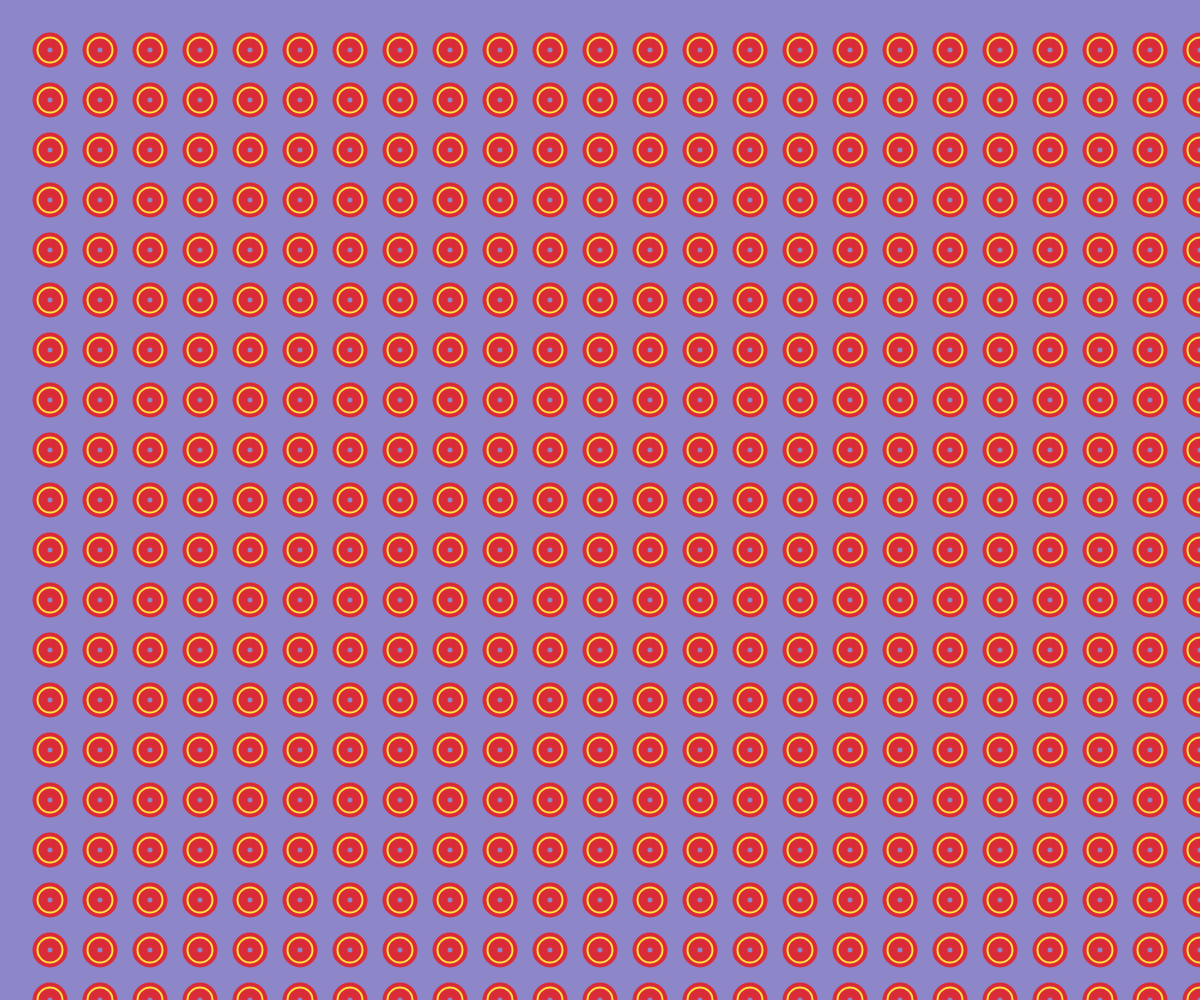
Frame 1 (no input)
Frame 60 (no input): identical to frame 1, image omitted
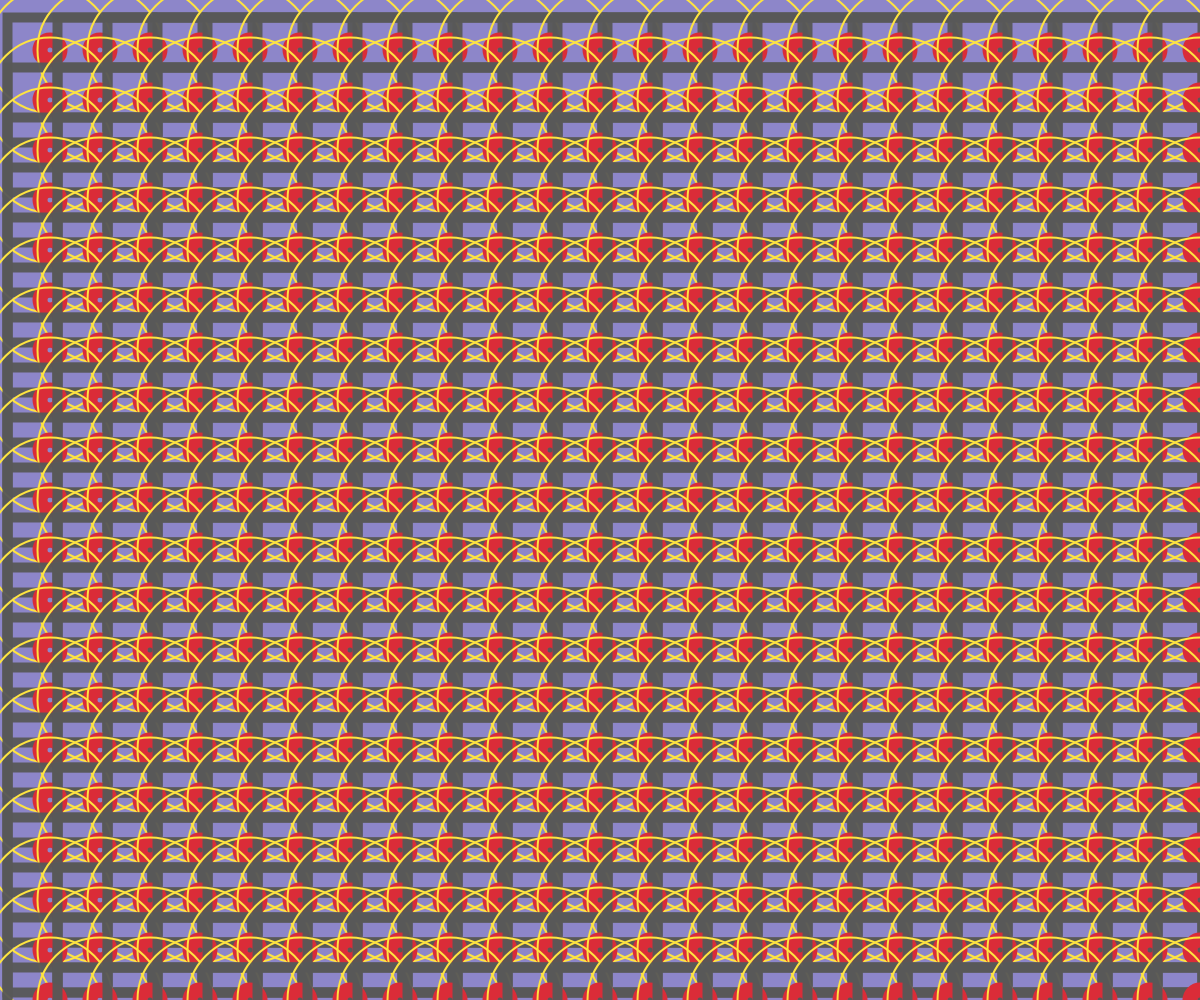
Frame 120 (the mouse pressed at the canvas centre since frame 60)

The p5.js sketch that drew these frames (run headless with seeded random() and noise() and a simulated clock; from frame 60 on, the mouse is pressed at the canvas centre):

// p5.js sketch
// ── sketch.js
function setup() {
  createCanvas(windowWidth, windowHeight);
}

function draw() {
  background("#8d86c9");
  noFill()
  rectMode(CENTER)


  for(var j=0;j<(height/50);j++)
   for(var i=0;i<(width/50);i=i+1)
  {
  strokeWeight(20) //藍色不動的小圓
  stroke("#da2c38")
  ellipse(50+(i*50),50+(j*50),15)
  

  strokeWeight(10)//大小隨滑鼠XY軸移動的紅色方框
  stroke(mouseX%256,mouseY%256)
  rect(80+(i*50),80+(j*50),25+mouseX/5,25+mouseY/5)
  

  strokeWeight(2)//大小隨滑鼠Y軸移動的黃色大圓
  stroke("#fee440")
  ellipse(50+(i*50),50+(j*50),25+mouseY/5)
  
  
  }
}
